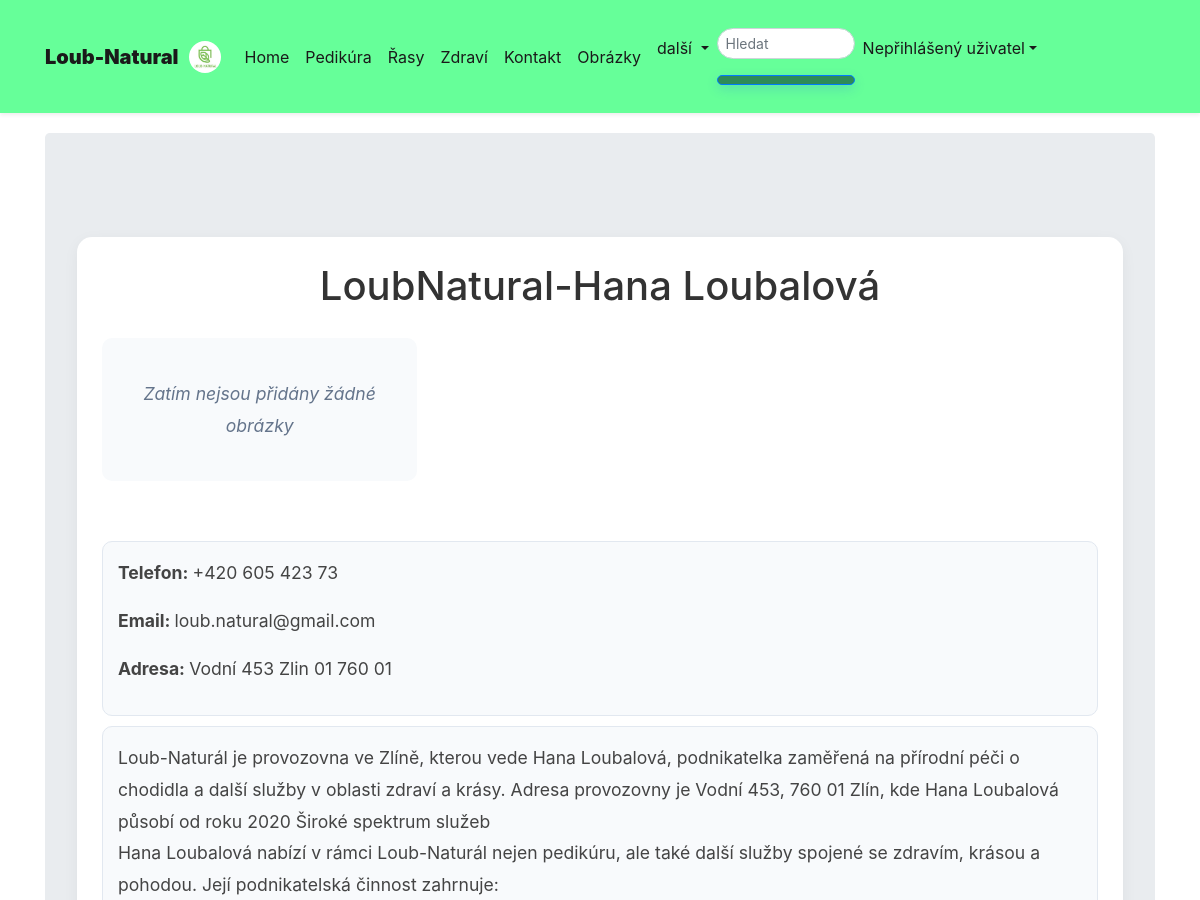
The app's page /contact/2/ (upper part), older data.
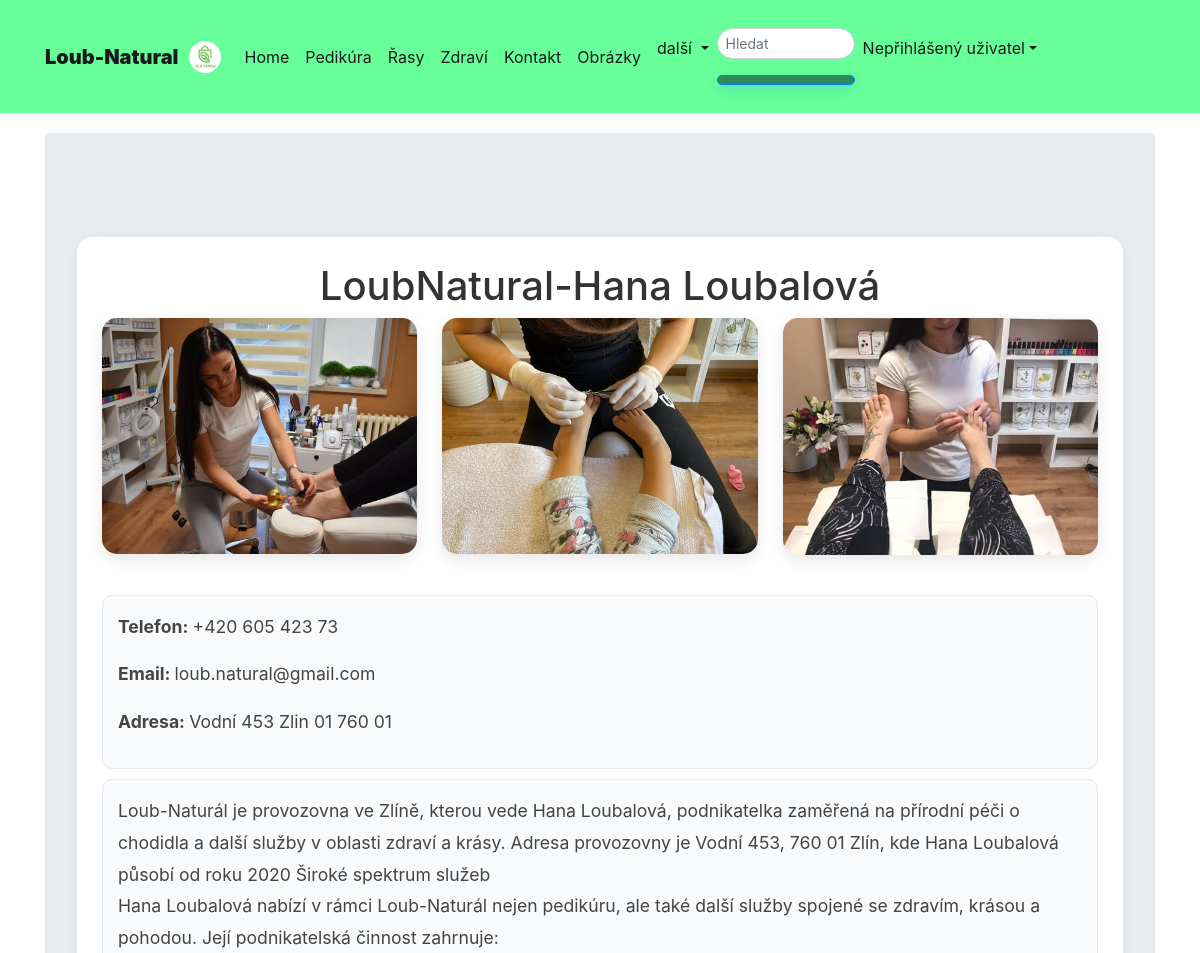
The same page, newer data.
### viewer/models.py (models this page shows, shortened)
class Image(Model):
    image = ImageField(upload_to='images/')
    pedikura = ForeignKey(Pedikura, on_delete=SET_NULL, null=True, blank=True, related_name='images')
    rasy = ForeignKey(Rasy, on_delete=SET_NULL, null=True, blank=True, related_name='images')
    zdravi = ForeignKey(Zdravi, on_delete=SET_NULL, null=True, blank=True, related_name='images')
    contact = ForeignKey(Contact, on_delete=SET_NULL, null=True, blank=True, related_name='images')
    order = models.BooleanField(default=False, verbose_name="Zobrazit na order strance")
    is_home = models.BooleanField(default=False, verbose_name="Zobrazit na home stránce")
    pedikura1 = models.BooleanField( default=False, verbose_name="Zobrazit na stránce Pedikura")
    rasy1 = models.BooleanField(default=False, verbose_name="Zobrazit na stránce Řasy")
    zdravi1 = models.BooleanField(default=False, verbose_name="Zobrazit na stránce Zdraví")
    contact1 = models.BooleanField(default=False, verbose_name="Zobrazit na stránce Kontakt")

### viewer/views.py (the view, shortened to what this page needs)
# urls.py: path('contact/<int:pk>/', ContactDetailView.as_view(), name="contact_detail"),
class ContactDetailView(DetailView):
    template_name = 'contacte.html'
    model = Contact
    context_object_name = 'contact_detail'
    permission_required = 'viewer.view_contact'
    def get_context_data(self, **kwargs):
        context = super().get_context_data(**kwargs)
        if self.request.user.is_authenticated:
            context['review_form'] = ContactReviewForm()
            context['reviews'] = self.object.reviews.all().order_by('-created')  # seřazení od nejnovějšího
        return context

### viewer/templates/contacte.html (shortened to what this page needs)
{% extends 'base.html' %}
{% block content %}
<div class="contact-container">
    <h1>{{ contact_detail.name }}</h1>
    <div class="home-container">
        {% for image in contact_detail.images.all %}
        <div class="image-item">
            <img src="{{ image.image.url }}" alt="{{ image.name }}">
        </div>
        {% empty %}
        <p class="no-images">Zatím nejsou přidány žádné obrázky</p>
        {% endfor %}
    </div>
    <div class="procedure-item">
        <div>
            <p><strong>Telefon: </strong> {{ contact_detail.phone }}</p>
            <p><strong>Email: </strong>{{ contact_detail.email }}</p>
            <p><strong>Adresa: </strong>{{ contact_detail.address }}</p>
        </div>
    </div>
    <div class="procedure-item">
        <div class="procedure-content">
            {{ contact_detail.description|linebreaks }}
        </div>
    </div>
</div>
{% endblock %}

Row changes from the older to the newer data that the page shows:
added Image: image (picture)
added Image: image (picture)
added Image: image (picture)
Text that changed along with them:
text no longer shown: "Zatím nejsou přidány žádné obrázky"
